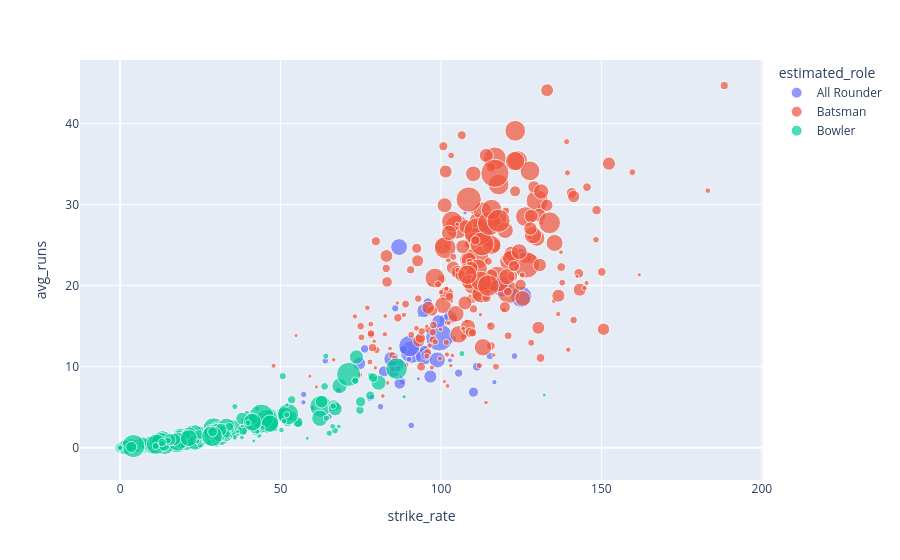

The notebook cell saved with this chart:
### Code cell
temp = players_stat.groupby(['player', 'estimated_role']).agg(
    strike_rate=("bat_strike_rate", "mean"),
    avg_runs=("bat_runs", "mean"),
    experience=('match_id', 'count'),
    t=("player_full_name", "first")
).reset_index()
temp = temp[temp['experience'] > 5]
px.scatter(temp, x="strike_rate", y="avg_runs", hover_name="t", color="estimated_role", size="experience")

### Figure 1 — Plotly figure (JSON) as saved in the notebook; plotly's stock layout.template omitted (floating-point values rounded to 4 significant figures; data arrays with more than 128 entries replaced by an {"elided": "..."} marker saying what was removed)
{"data": [{"hovertemplate": "<b>%{hovertext}</b><br><br>estimated_role=All Rounder<br>strike_rate=%{x}<br>avg_runs=%{y}<br>experience=%{marker.size}<extra></extra>", "hovertext": ["Ammana Ashish Reddy", "Andrew Symonds", "Andrew Barry McDonald", "Adam Charles Voges", "Adrian Dimitri Mascarenhas", "Angelo Davis Mathews", "Andre Dwayne Russell", "Axar Rajeshbhai Patel", "Azhar Mahmood Sagar", "Balachandra Akhil", "Benjamin Andrew Stokes", "Benjamin Colin James Cutting", "Corbin Bosch", "Cameron Donald Green", "Colin de Grandhomme", "Corey James Anderson", "Carlos Ricardo Brathwaite", "David Wiese", "Daren Julius Garvey Sammy", "Daniel Richard Sams", "Daniel Trevor Christian", "Hardik Himanshu Pandya", "Irfan Khan Pathan", "Johan Botha", "Johannes Albertus Morkel", "Jacob David Philip Oram", "James Douglas Sheahan Neesham", "James Edward Charles Franklin", "Jacques Henry Kallis", "James Peter Faulkner", "James Redfern Hopes", "Krishnappa Gowtham", "Krunal Himanshu Pandya", "Luke James Wright", "Laxmi Ratan Shukla", "Lalit Yadav", "Moises Constantino Henriques", "Michael John Clarke", "Moeen Munir Ali", "Marlon Nathaniel Samuels", "Mohammad Nabi", "Narangoda Liyanaarachchilage Thisara Chirantha Perera", "Kaki Nitish Kumar Reddy", "Odean Fabian Smith", "Pawan Negi", "Paul David Collingwood", "Ravindrasinh Anirudhsinh Jadeja", "Raiphi Vincent Gomez", "Sanjay Bapusaheb Bangar", "Scott Bernard Styris", "Samuel Matthew Curran", "Shane Robert Watson", "Stuart Terence Roger Binny", "Shahbaz Ahmed", "Sahibzada Mohammad Shahid Khan Afridi", "Shoaib Malik", "Sikandar Raza Butt", "Thomas Kevin Curran", "Wilkin Arvind Mota", "Warnakulasuriya Patabendige Ushantha Joseph Chaminda Vaas", "Washington Sundar"], "legendgroup": "All Rounder", "marker": {"color": "#636efa", "size": [28, 36, 10, 8, 13, 46, 134, 177, 23, 15, 45, 21, 9, 43, 25, 30, 16, 18, 22, 16, 49, 159, 102, 34, 90, 15, 14, 19, 98, 60, 20, 36, 158, 7, 43, 25, 62, 6, 69, 15, 24, 37, 39, 6, 46, 7, 259, 13, 10, 12, 64, 145, 86, 58, 10, 6, 9, 13, 10, 13, 81], "sizemode": "area", "sizeref": 0.69, "symbol": "circle"}, "mode": "markers", "name": "All Rounder", "orientation": "v", "showlegend": true, "type": "scatter", "x": [111.2, 112.5, 95.29, 108.9, 77.8, 101.1, 119.1, 90.87, 95.35, 81.17, 108.4, 115.3, 102.8, 125.0, 88.28, 95.88, 122.9, 88.02, 103.7, 90.74, 85.31, 125.0, 94.73, 94.87, 98.85, 68.11, 57.22, 85.75, 86.95, 96.69, 121.7, 110.1, 90.16, 115.2, 82.22, 76.23, 102.9, 93.25, 94.7, 63.94, 105.5, 95.39, 113.2, 92.96, 87.15, 107.5, 99.49, 65.17, 59.97, 90.02, 99.25, 113.3, 86.05, 74.55, 116.7, 87.63, 117.0, 86.65, 57.12, 78.58, 84.58], "xaxis": "x", "y": [10.0, 27.06, 12.3, 22.62, 6.077, 15.74, 19.81, 11.8, 16.87, 5.067, 20.78, 11.33, 10.78, 23.93, 12.12, 17.93, 11.31, 8.222, 13.41, 2.75, 9.388, 18.64, 11.27, 12.03, 10.83, 7.067, 6.571, 17.21, 24.77, 8.783, 20.85, 6.861, 12.54, 15.14, 9.419, 12.2, 16.13, 16.33, 16.91, 10.73, 9.208, 11.46, 20.18, 8.5, 7.935, 29.0, 13.61, 3.846, 4.9, 10.92, 15.58, 26.76, 10.23, 10.4, 8.1, 8.667, 20.22, 9.769, 5.6, 6.231, 10.96], "yaxis": "y"}, {"hovertemplate": "<b>%{hovertext}</b><br><br>estimated_role=Batsman<br>strike_rate=%{x}<br>avg_runs=%{y}<br>experience=%{marker.size}<extra></extra>", "hovertext": {"elided": "247 str values"}, "legendgroup": "Batsman", "marker": {"color": "#EF553B", "size": {"elided": "247 int values"}, "sizemode": "area", "sizeref": 0.69, "symbol": "circle"}, "mode": "markers", "name": "Batsman", "orientation": "v", "showlegend": true, "type": "scatter", "x": {"elided": "247 float values"}, "xaxis": "x", "y": {"elided": "247 float values"}, "yaxis": "y"}, {"hovertemplate": "<b>%{hovertext}</b><br><br>estimated_role=Bowler<br>strike_rate=%{x}<br>avg_runs=%{y}<br>experience=%{marker.size}<extra></extra>", "hovertext": {"elided": "267 str values"}, "legendgroup": "Bowler", "marker": {"color": "#00cc96", "size": {"elided": "267 int values"}, "sizemode": "area", "sizeref": 0.69, "symbol": "circle"}, "mode": "markers", "name": "Bowler", "orientation": "v", "showlegend": true, "type": "scatter", "x": {"elided": "267 float values"}, "xaxis": "x", "y": {"elided": "267 float values"}, "yaxis": "y"}], "layout": {"legend": {"itemsizing": "constant", "title": {"text": "estimated_role"}, "tracegroupgap": 0}, "margin": {"t": 60}, "xaxis": {"anchor": "y", "domain": [0, 1], "title": {"text": "strike_rate"}}, "yaxis": {"anchor": "x", "domain": [0, 1], "title": {"text": "avg_runs"}}}}
